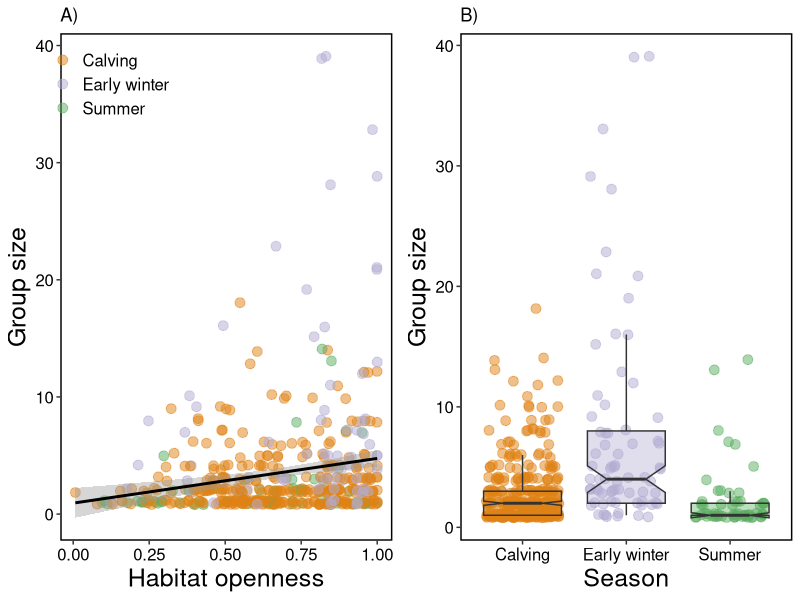

The R source for this figure: (Note: this script raises an error after producing the figure.)


## load libraries
library(data.table)
library(glmmTMB)
library(ggplot2)
library(gridExtra)
library(ggeffects)

## load data
fogo <- fread("output/fogo-group-locs.csv")

q5 <- glmmTMB(group_size ~ propOpen + season + composition +
                (1|Year), family = "nbinom1", 
              data = fogo)

summary(q5)

png("graphics/Fig4.png",width = 6000, height = 3000, res = 500)
aa <- ggplot(fogo, aes(propOpen, group_size)) +
  geom_jitter(aes(color = season), alpha = 0.5, 
              size = 3, height = 0.2) +
  geom_smooth(method = "lm", color = "black") +
  #geom_line(data = testgTMB, 
  #          aes(x,predicted), size = 1) +
  #geom_ribbon(data = testgTMB, 
  #            aes(x = x, y = predicted, 
  #                ymin=conf.low, ymax=conf.high), alpha=0.2) +
              #position = position_jitterdodge(jitter.width = 0.25, jitter.height = 0.2)) +
  
  #ylim(0,40) +
  scale_fill_manual(values=c("#e08214", "#b2abd2", "#5aae61")) +
  scale_color_manual(values=c("#e08214", "#b2abd2", "#5aae61")) +
  #scale_x_discrete(limits=c("Calving","Summer","Early winter")) +
  xlab('Habitat openness') +
  ylab('Group size') +
  ggtitle('A)') +
  theme(legend.position = c(0.15,0.9),
        legend.title = element_blank(),
        legend.background = element_blank(),
        legend.key = element_blank(),
        legend.text = element_text(size = 12),
        axis.title.y = element_text(size=18),
        axis.title.x = element_text(size = 18, color = "black"),
        axis.text = element_text(size = 12, color = "black"),
        panel.grid.minor = element_blank(),
        panel.background = element_blank(),
        panel.border = element_rect(colour = "black", fill=NA, size=1))


bb <- ggplot(fogo, aes(season, group_size)) +
  geom_jitter(aes(color = season), alpha = 0.5, 
              size = 3, height = 0.2, width = 0.35) +
  geom_boxplot(aes(fill = season), outlier.color = NA, alpha = 0.4, notch = T, 
              position = position_dodge()) +
  scale_fill_manual(values=c("#e08214", "#b2abd2", "#5aae61")) +
  scale_color_manual(values=c("#e08214", "#b2abd2", "#5aae61")) +
  xlab('Season') +
  ylab('Group size') +
  ggtitle('B)') +
  theme( legend.position = 'none', #c(0.15,0.9),
        legend.title = element_blank(),
        legend.background = element_blank(),
        legend.key = element_blank(),
        legend.text = element_text(size = 12),
        axis.title.y = element_text(size=18),
        axis.title.x = element_text(size = 18, color = "black"),
        axis.text = element_text(size = 12, color = "black"),
        panel.grid.minor = element_blank(),
        panel.background = element_blank(),
        panel.border = element_rect(colour = "black", fill=NA, size=1))

grid.arrange(aa,bb, nrow = 1)

dev.off()

## Samuel et al. 1987
B0 <- 1.22 
B1 <- 1.55 
veg <- 0.05  

## Unsworth et al. 1990
B0 <- 2.24
B1 <- 1.57
veg <- 0.86

## ZIP model
B0 <- 0.51
B1 <- 0.81
#veg <- 

## run correction factor (note, the final value in the equation is "% vegetation cover", i.e. proportion closed)
df01 <- data.table(sight = c(B0 + (B1 * log(df2$propOpen + 0.0125)) - 1), ## 90-100% cover
                   group = rep("Yes", 834))
df02 <- data.table(sight = c(B0 + (B1 * log(df2$propOpen + 0.0125)) - 0), ## 80-90% cover
                   group = rep("No", 834))


df03 <- data.table(sight = c(B0 + (B1 * log(fogo$group_size)) - veg*8), ## 70-80% cover
                   propOpen = rep("70-80%", 466))
df04 <- data.table(sight = c(B0 + (B1 * log(fogo$group_size)) - veg*7), ## 60-70% cover
                   propOpen = rep("60-70%", 466))
df05 <- data.table(sight = c(B0 + (B1 * log(fogo$group_size)) - veg*6), ## 50-60% cover
                   propOpen = rep("50-60%", 466))
df06 <- data.table(sight = c(B0 + (B1 * log(fogo$group_size)) - veg*5), ## 40-50% cover
                   propOpen = rep("40-50%", 466))
df07 <- data.table(sight = c(B0 + (B1 * log(fogo$group_size)) - veg*4), ## 30-40% cover
                   propOpen = rep("30-40%", 466))
df08 <- data.table(sight = c(B0 + (B1 * log(fogo$group_size)) - veg*3), ## 20-30% cover
                   propOpen = rep("20-30%", 466))
df09 <- data.table(sight = c(B0 + (B1 * log(fogo$group_size)) - veg*2), ## 10-20% cover
                   propOpen = rep("10-20%", 466))
df10 <- data.table(sight = c(B0 + (B1 * log(fogo$group_size)) - veg*1), ## 0-10% cover
                   propOpen = rep("0-10%", 466))

dfAll <- rbind(df01, df02) #, df03, df04, df05, df06, df07, df08, df09, df10)

dfAll$propOpen <- rep(df2$propOpen, 2)
dfAll$propOpen <- rep(df2$propOpen, 2)


dfAll$probSight <- exp(dfAll$sight)/(1 + exp(dfAll$sight))

ggplot(dfAll) +
  geom_line(aes(propOpen, probSight, color = factor(group))) +
  scale_color_viridis_d() +
  ylab("Sightability") +
  xlab("Habitat openness") +
  #ylim(0.5,1) +
  labs(color = "Observed group") +
  theme(legend.position = "right", #c(0.8,0.4),
         legend.background = element_blank(),
         legend.key = element_blank(),
         legend.text = element_text(size = 12),
         axis.title.y = element_text(size=18),
         axis.title.x = element_text(size = 18, color = "black"),
         axis.text = element_text(size = 12, color = "black"),
         panel.grid.minor = element_blank(),
         panel.background = element_blank(),
         panel.border = element_rect(colour = "black", fill=NA, size=1))
